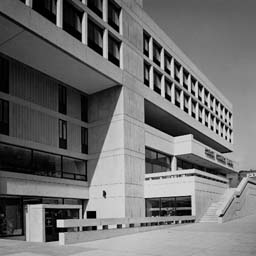
#> input picture bank 256x256.jpg, 256 x 256 px
$ python main.py
#> lines starting #> are read from the running program, lines starting #| are printed output that depends on the picture; after the words box and inside, x2 and y2 are one past the last pixel; in counts of white or black regions, pixels touching at a corner belong together
import cv2
import numpy as np
from PIL import Image
import math


def pixel_log255(unorm_image):
    pxmin = unorm_image.min()
    pxmax = unorm_image.max()

    for i in range(unorm_image.shape[0]):
        for j in range(unorm_image.shape[1]):
            # unorm_image[i, j] = (255 / math.log10(256)) * math.log10(1 + (255 / pxmax) * unorm_image[i, j])
            unorm_image[i, j] = ((unorm_image[i, j] - pxmin) / (pxmax - pxmin)) * 255

    norm_image = unorm_image
    return norm_image


def iLoG(shape, std):
    s = (shape, shape)
    l_o_g = np.zeros(s)

    a = 1 / (2 * math.pi * (std ** 4))

    lim = int(math.floor(shape / 2))

    for row in range(-lim, lim + 1):
        for col in range(-lim, lim + 1):
            b = ((row ** 2) + (col ** 2) - (2 * (std ** 2))) / (std ** 2)
            c = np.exp((-1 / (2 * (std ** 2))) * (row ** 2 + col ** 2))
            l_o_g[row + lim][col + lim] = a * b * c

    return l_o_g


def sobel():
    wx = np.array([[-1, -2, -1], [0, 0, 0], [1, 2, 1]])
    wy = np.array([[-1, 0, 1], [-2, 0, 2], [-1, 0, 1]])

    return wx, wy


def innerprod(img, w):
    iw = np.zeros((img.shape[0], img.shape[1]))

    for r in range(1, len(img) - 1):
        for c in range(1, len(img) - 1):
            iw[r][c] = w[0][0] * img[r - 1][c - 1] \
                       + w[0][1] * img[r - 1][c] \
                       + w[0][2] * img[r - 1][c + 1] \
                       + w[1][0] * img[r][c - 1] \
                       + w[1][1] * img[r][c] \
                       + w[1][2] * img[r][c + 1] \
                       + w[2][0] * img[r + 1][c - 1] \
                       + w[2][1] * img[r + 1][c] \
                       + w[2][2] * img[r + 1][c + 1]

    return iw


if __name__ == '__main__':
    image = cv2.imread('bank 256x256.jpg', 0)
#> image is the input picture: shape (256, 256); min 0, max 234, mean 111.5
    iw = np.zeros((image.shape[0], image.shape[1]))

    for r in range(1, len(image) - 1):
        for c in range(1, len(image) - 1):
            kirsh_order = []
            kirsh_order.append(int(image[r - 1][c - 1]))
            kirsh_order.append(int(image[r - 1][c]))
            kirsh_order.append(int(image[r - 1][c + 1]))
            kirsh_order.append(int(image[r][c + 1]))
            kirsh_order.append(int(image[r + 1][c + 1]))
            kirsh_order.append(int(image[r + 1][c]))
            kirsh_order.append(int(image[r + 1][c - 1]))
            kirsh_order.append(int(image[r][c - 1]))

            g = []

            for i in range(8):
                s = kirsh_order[i % 8] + kirsh_order[(i + 1) % 8] + kirsh_order[(i + 2) % 8]
                t = kirsh_order[(i + 3) % 8] + kirsh_order[(i + 4) % 8] + kirsh_order[(i + 5) % 8] \
                    + kirsh_order[(i + 6) % 8] + kirsh_order[(i + 7) % 8]

                g.append(abs(5 * s - 3 * t))

            iw[r][c] = max(g)
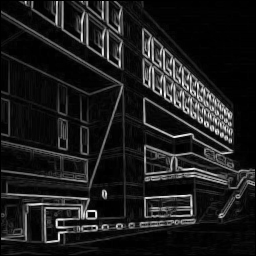
#> iw: shape (256, 256) float64; min 0, max 2858, mean 327; drawn with min black and max white

    grad = pixel_log255(iw)
#> in pixel_log255, `pxmin = unorm_image.min()`: pxmin = 0
#> in pixel_log255, `pxmax = unorm_image.max()`: pxmax = 2858
    grad = grad.flatten()

    for i, val in enumerate(grad):
        if val > 50:
            grad[i] = 255
        else:
            grad[i] = 0

    grad = np.reshape(grad, (image.shape[0], image.shape[1]))
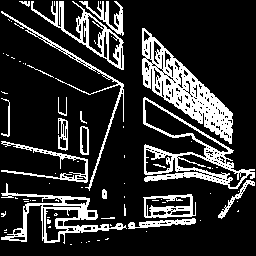
#> grad: shape (256, 256) float64; 18.4% white; 75 white regions (55 under 20 px), largest, box (x1, y1, x2, y2) and area: (142, 28, 233, 144) 3294, (143, 97, 255, 189) 2138, (1, 183, 127, 244) 1647
    im = Image.fromarray(grad)
    if im.mode != 'RGB':
        im = im.convert('RGB')
    im.save("kirsh.jpg")
# [32 lines of commented-out code are left out]

$ run again, with b512.jpg copied over bank 256x256.jpg
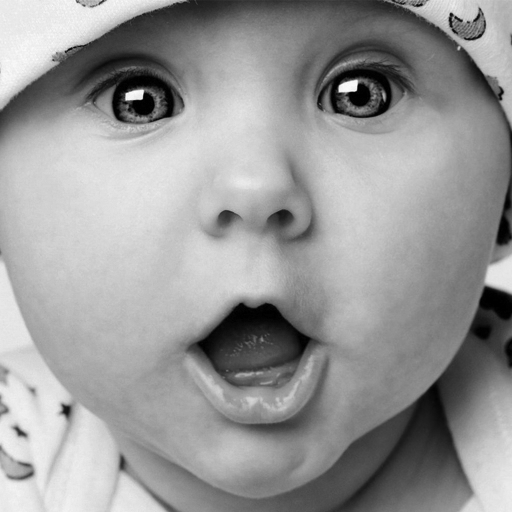
#> input picture b512.jpg, 512 x 512 px
#> image is the input picture: shape (512, 512); min 0, max 252, mean 152.3
#> after the loop `for r in range(1, len(image) - 1):`:
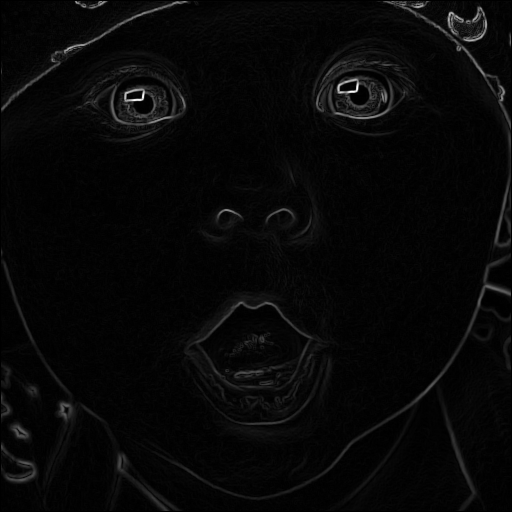
#> iw: shape (512, 512) float64; min 0, max 3094, mean 94.8; drawn with min black and max white
#> pxmin = 0
#> pxmax = 3094
#> `grad = np.reshape(grad, (image.shape[0], image.shape[1]))`:
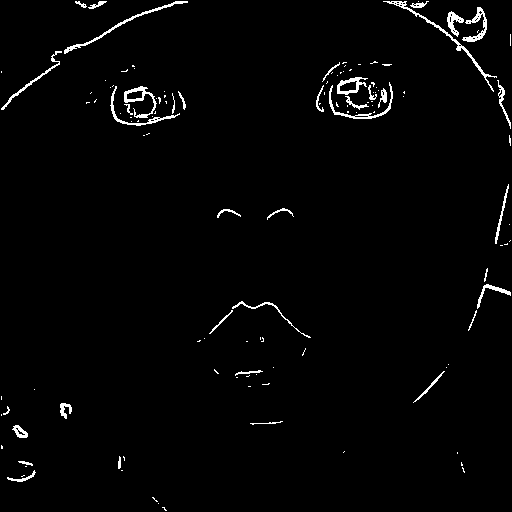
#> grad: shape (512, 512) float64; 1.9% white in thin lines or dots
